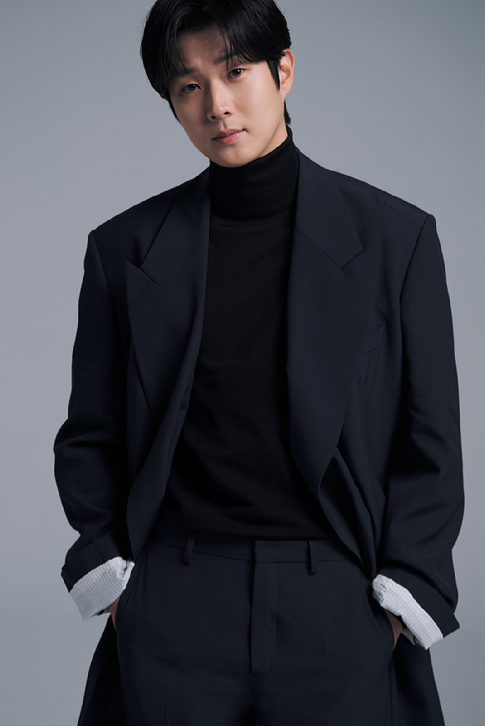
#> input picture week5/video/p.png, 485 x 726 px
$ python '0204CVface detect.py'
#> lines starting #> are read from the running program, lines starting #| are printed output that depends on the picture; after the words box and inside, x2 and y2 are one past the last pixel; in counts of white or black regions, pixels touching at a corner belong together
import os

import cv2
import matplotlib.pyplot as plt
from pandas.core import frame

img = cv2.imread('./video/p.png') #사진 파일 읽기
#> img is the input picture: shape (726, 485, 3); mean B, G, R 79.8, 72.1, 69.7
img_gray = cv2.cvtColor(img, cv2.COLOR_BGR2GRAY)
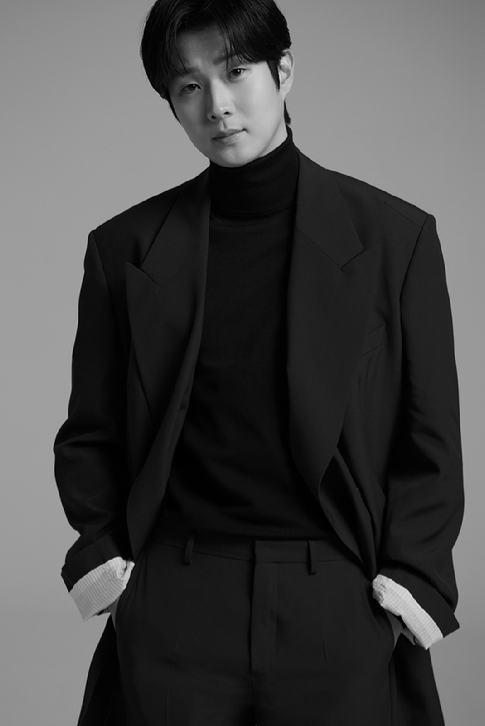
#> img_gray: shape (726, 485); min 0, max 225, mean 72.2
#haar cascade 분류기 (openCV 내장모델)
xml_path = os.path.join(cv2.data.haarcascades,
                        'haarcascade_frontalface_default.xml')
face_cascade = cv2.CascadeClassifier(xml_path)
#얼굴 탐지
#scaleFactor 1.1 -> 1.05 더세밀하게 스캔
# minNeighbors 5 > 3 조건완화
faces = face_cascade.detectMultiScale(img_gray
, scaleFactor=1.01, minNeighbors=6, minSize=(20, 20))
#> faces = [[145, 23, 143, 143]]
print(f'발견된 얼굴 수:{len(faces)}')
#| 발견된 얼굴 수:1
#결과 그리기
for (x, y, w, h) in faces:
    cv2.rectangle(img, (x, y), (x + w, y + h), (255, 0, 0), 2)
#> this loop made 1 pass
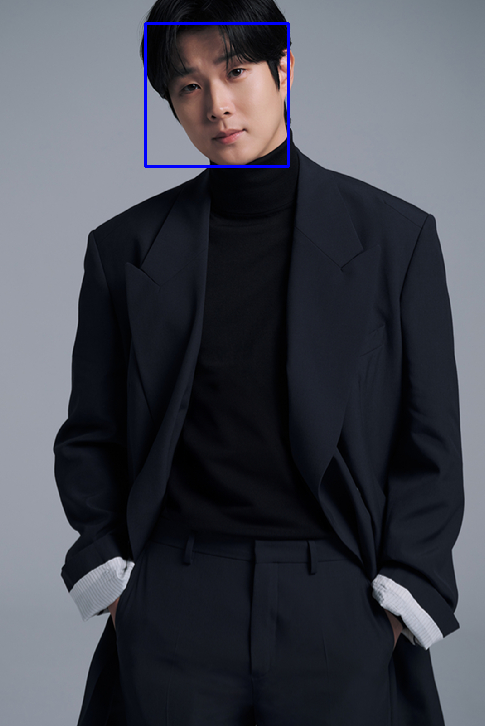
#> img: shape (726, 485, 3); 0.49% of pixels changed, all inside (x1, y1, x2, y2) = (144, 22, 290, 168)
img_rgb = cv2.cvtColor(img, cv2.COLOR_BGR2RGB)
plt.title('face detection')
plt.imshow(img_rgb)
plt.show()


#사진에서 사람얼굴자동으로 찾고 네모박스 표시 OpenCV 내장 AI 모델 사용
